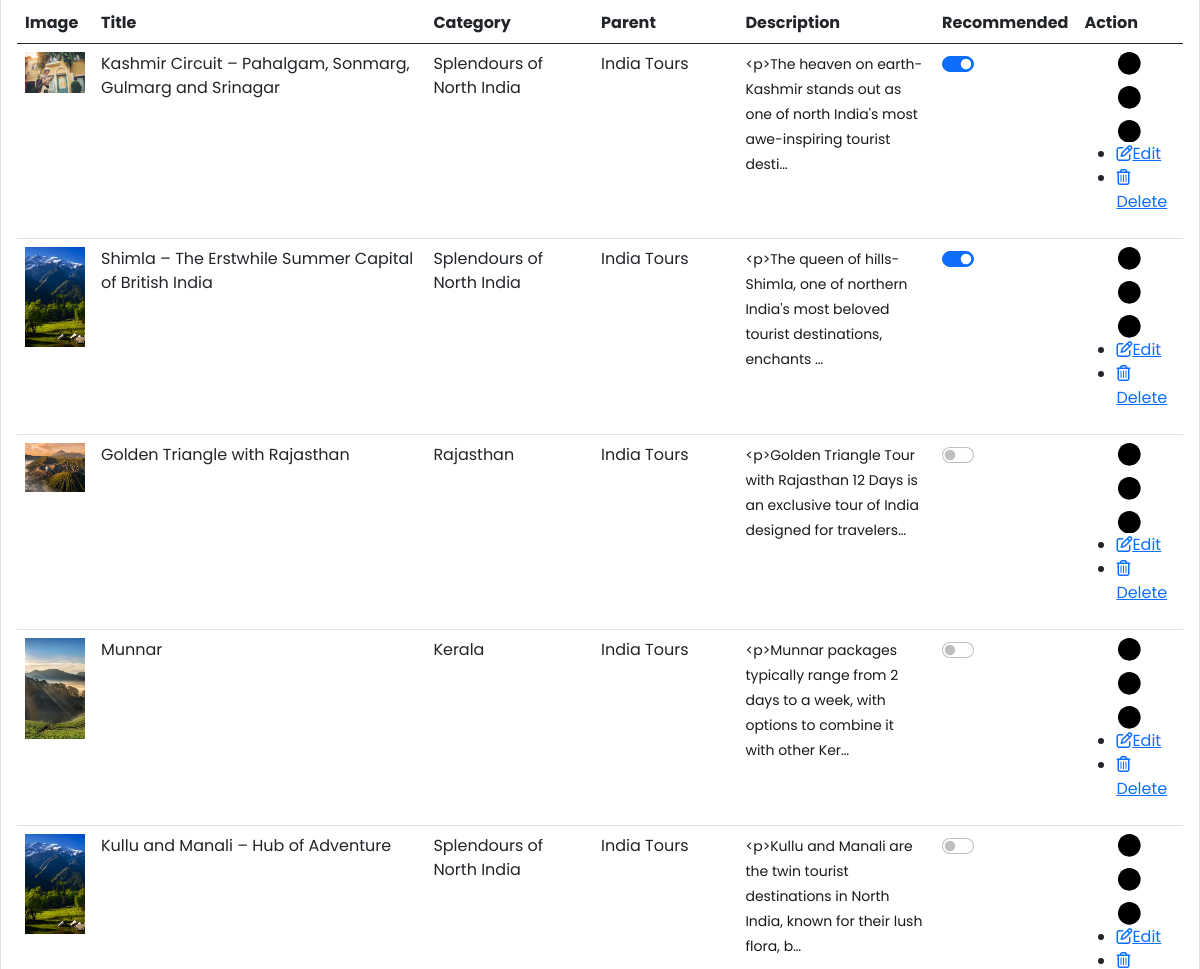
Page /adminpanel/tourpackages/ (signed in, middle part) on the earlier database version.
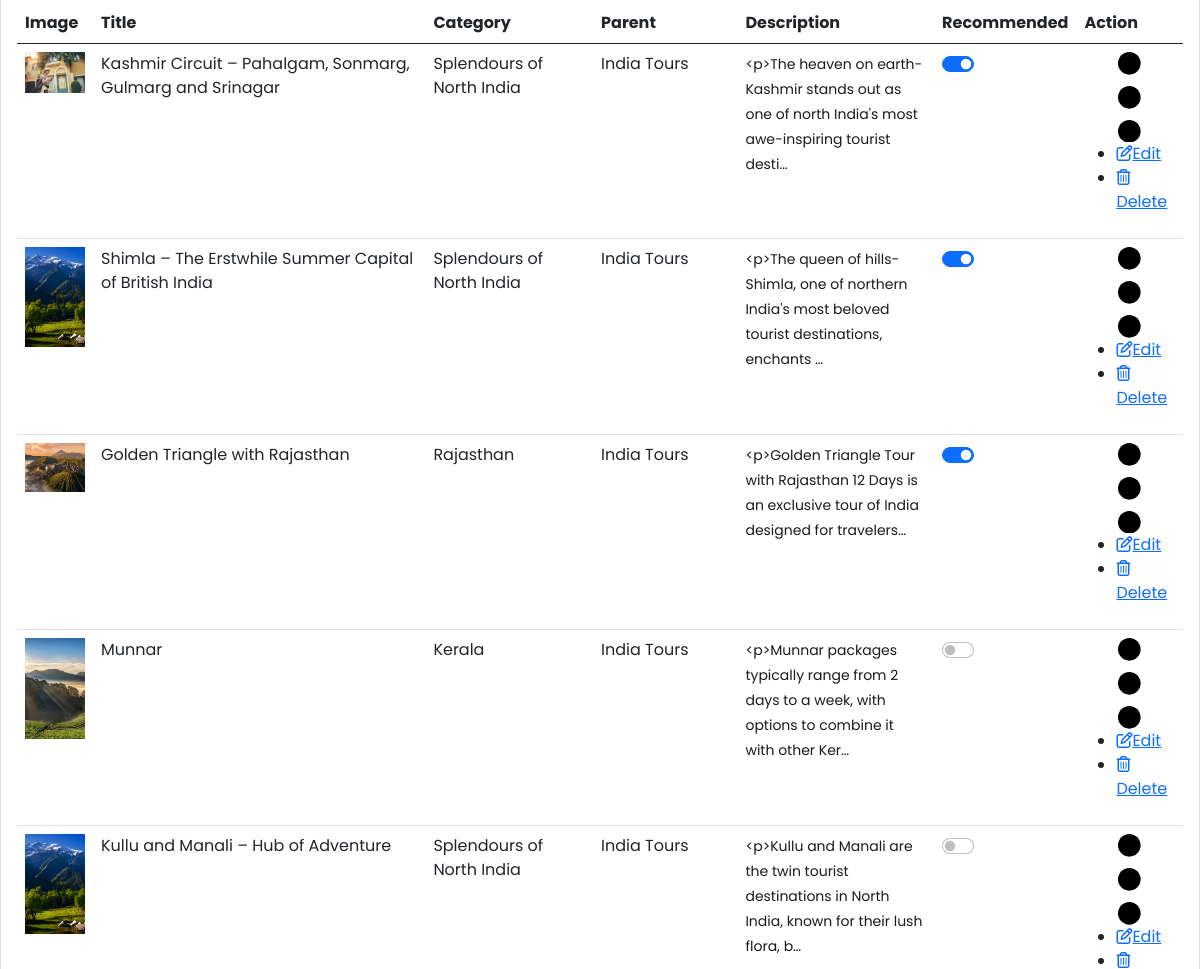
Same page on the later database version.
### booking/models.py (models this page shows, shortened)
class TourPackage(models.Model):
    PARENT_CHOICES = [
        ('india', 'India Tours'),
        ('international', 'International Tours'),
        ('ayurveda', 'Ayurveda & Wellness'),
        ('specials', 'Eastora Specials'),
    ]
    title = models.CharField(max_length=200)
    slug = models.SlugField(unique=True, blank=True, null=True)
    short_description = models.CharField(max_length=255, blank=True)
    description = models.TextField(blank=True, null=True)
    location = models.CharField(max_length=200, blank=True, null=True)
    price = models.DecimalField(max_digits=10, decimal_places=2, blank=True, null=True)
    days = models.IntegerField(blank=True, null=True)
    nights = models.IntegerField(blank=True, null=True)
    image_desktop = models.ImageField(upload_to='packages/desktop/', null=True, blank=True)
    image_mobile = models.ImageField(upload_to='packages/mobile/', null=True, blank=True)
    card_image = models.ImageField(upload_to='packages/cards/', null=True, blank=True)
    category = models.ForeignKey(Category, on_delete=models.CASCADE, null=True, blank=True, related_name='packages')
    is_featured = models.BooleanField(default=False)
    parent_choice = models.CharField(
        max_length=20,
        choices=PARENT_CHOICES,
        default='india',
        help_text="Top-level classification for the tour package"
    )

class Category(models.Model):
    PARENT_CHOICES = [
        ('india', 'India Tours'),
        ('international', 'International Tours'),
        ('ayurveda', 'Ayurveda & Wellness'),
        ('specials', 'Eastora Specials'),
    ]
    name = models.CharField(max_length=100)
    slug = models.SlugField(unique=True, blank=True)
    parent = models.ForeignKey(
        'self',
        null=True,
        blank=True,
        related_name='subcategories',
        on_delete=models.CASCADE
    )
    parent_choice = models.CharField(
        max_length=20,
        choices=PARENT_CHOICES,
        default='india',
        help_text="Top-level grouping for this category."
    )
    banner_image_desktop = models.ImageField(upload_to='category_banners/desktop/', null=True, blank=True)
    banner_image_mobile = models.ImageField(upload_to='category_banners/mobile/', null=True, blank=True)
    card_image = models.ImageField(upload_to='category_banners/cards/',null=True,blank=True,
        help_text="Image to be shown in category cards or grid views."
    )
    short_description = models.CharField(max_length=255, blank=True)
    long_description = models.TextField(blank=True)
    tittle_first = models.CharField(max_length=100, null=True, blank=True)
    tittle_second = models.CharField(max_length=100, null=True, blank=True)
    content_first = models.TextField(blank=True)
    content_second = models.TextField(blank=True)
    is_featured = models.BooleanField(default=False)

### adminpanel/views.py (the view)
# urls.py: path('tourpackages/', views.tourpackage_list, name='admin_tourpackage_list'),
@login_required(login_url='admin_login')
def tourpackage_list(request):
    items = TourPackage.objects.all()
    search_query = request.GET.get('search', '').strip()
    type_filter = request.GET.get('type', '')
    featured_filter = request.GET.get('featured', '')
    if search_query:
        items = items.filter(
            Q(title__icontains=search_query) |
            Q(description__icontains=search_query)
        )
    if type_filter:
        items = items.filter(parent_choice=type_filter)
    if featured_filter == 'true':
        items = items.filter(is_featured=True)
    elif featured_filter == 'false':
        items = items.filter(is_featured=False)
    paginator = Paginator(items, 10)  # 10 per page
    page_number = request.GET.get('page')
    page_obj = paginator.get_page(page_number)
    context = {
        'packages': page_obj,
        'search_query': search_query,
        'type_filter': type_filter,
        'featured_filter': featured_filter,
        'parent_choices': TourPackage.PARENT_CHOICES,  # if you have defined it in your model
    }
    return render(request, 'adminpanel/tourpackage_list.html', context)

### templates/adminpanel/tourpackage_list.html (shortened to what this page needs)
{% extends 'adminpanel/base.html' %}
{% load static %}
{% block content %}
<div class="row">
    <div class="col-xl-12 col-lg-12 col-md-12 col-sm-12 col-12">
        <div class="card chart-card">
            <div class="card-body pb-4">
                <div class="chart-holder">
                    <div class="table-responsive">
                        <table class="table table-styled mb-0">
                            <thead>
                                <tr>
                                    <th>Image</th>
                                    <th>Title</th>
                                    <th>Category</th>
                                    <th>Parent</th>
                                    <th>Description</th>
                                    <th>Recommended</th>
                                    <th>Action</th>
                                </tr>
                            </thead>
                            <tbody>
                                {% for pkg in packages %}
                                <tr>
                                    <td>
                                        <span class="img-thumb ">
                                            {% if pkg.card_image %}
                                            <img src="{{ pkg.card_image.url }}" alt="{{ pkg.title }}" width="60">
                                            {% else %}
                                            <img src="{% static 'admin/assets/images/hero-bg-1.webp' %}" alt="">
                                            {% endif %}
                                        </span>
                                    </td>
                                    <td>{{ pkg.title }} </td>
                                    <td>{{ pkg.category.name }}</td>
                                    <td>{{ pkg.get_parent_choice_display }}</td>
                                    <td>
                                        <p style="max-width: 250px;">{{ pkg.description|truncatechars:100 }}</p>
                                    </td>
                                    <td>
                                        <div class="form-check form-switch active-bnr">
                                            <input class="form-check-input toggle-featured" type="checkbox"
                                                data-id="{{ pkg.id }}" {% if pkg.is_featured %}checked{% endif %}>
                                        </div>
                                    </td>
                                    <td class="relative">
                                        <a class="action-btn " href="javascript:void(0); ">
                                        </a>
                                        <div class="action-option ">
                                            <ul>
                                                <li>
                                                    <a href="{% url 'admin_tourpackage_update' pkg.pk %} "><i
                                                            class="far fa-edit mr-2 "></i>Edit</a>
                                                </li>
                                                <li>
                                                    <a href="{% url 'admin_tourpackage_delete' pkg.pk %}"
                                                       onclick="return confirm('Are you sure you want to delete this package?');">
                                                        <i class="far fa-trash-alt mr-2"></i>Delete
                                                    </a>
                                                </li>
                                            </ul>
                                        </div>
                                    </td>
                                </tr>
                                {% endfor %}
                            </tbody>
                        </table>
                    </div>
                </div>
            </div>
        </div>
    </div>
</div>
{% endblock %}

Differences in the rows shown:
changed TourPackage "Golden Triangle with Rajasthan": is_featured "☐" → "☑"
